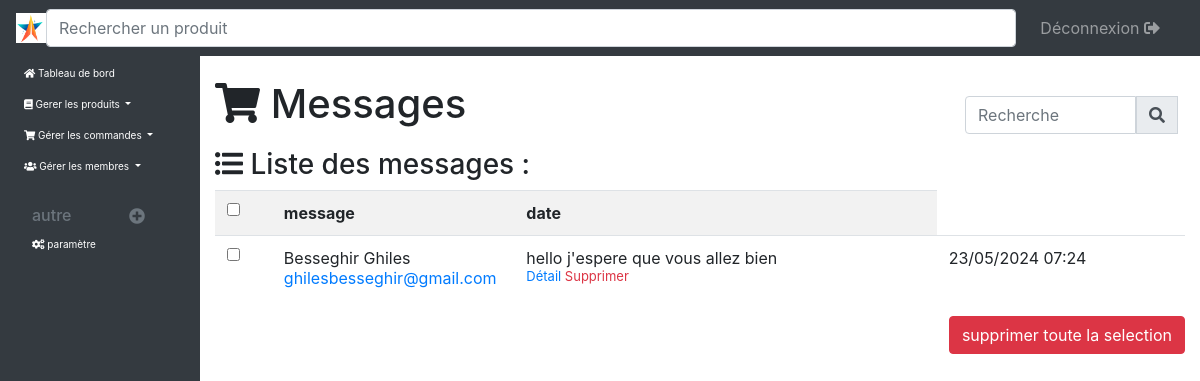
The app's page /Espace_admin/controleur/listeMessage_controleur.php (signed in) with its own data.
### tables this page shows
CREATE TABLE IF NOT EXISTS `message` (
  `id` int NOT NULL AUTO_INCREMENT,
  `id_u` int NOT NULL,
  `message` varchar(255) NOT NULL,
  `vue` int NOT NULL,
  `date` datetime NOT NULL,
  PRIMARY KEY (`id`)
);

CREATE TABLE IF NOT EXISTS `membres` (
  `id` int NOT NULL AUTO_INCREMENT,
  `nom` varchar(20) NOT NULL,
  `prenom` varchar(20) NOT NULL,
  `mail` varchar(255) NOT NULL,
  `pass` varchar(255) NOT NULL,
  `adress` varchar(255) NOT NULL,
  PRIMARY KEY (`id`)
);

### Espace_admin/controleur/listeMessage_controleur.php (called while the page is built, shortened)
<?php
    include('../../autre/bdd.php');
    include('../modele/message_modele.php');
    if(isset($_GET['rech'])){
        $terme= htmlspecialchars($_GET['rech']);
		$terme= trim($terme);
		$terme = strip_tags($terme);
		$messages=rech($terme);
    }else{
        if(isset($_GET['c'])){
            switch($_GET['c']){
                case 2 :
                    $messages = commFilter('livraison="non livré"');
                    break;
                case 3:
                    $messages = commFilter('livraison="livré"');
                    break;
            }
        }else{
            $messages = get_message();
        }
    }
    include('../vue/listeMessage_vue.php');
?>

### Espace_admin/modele/message_modele.php (called while the page is built, shortened)
<?php
    function get_message(){
		global $bdd;
		$rep = $bdd->query ('SELECT *,m.id as idM,DATE_FORMAT(date,"%d/%m/%Y %H:%i")as date FROM message m,membres mb WHERE m.id_u=mb.id  ORDER BY m.id DESC ');
		return $rep;
	}
?>

### Espace_admin/vue/listeMessage_vue.php (the view, shortened to what this page needs)
<html>
<head>
    <link rel="stylesheet" href="../../css/bootstrap/dist/css/bootstrap.min.css" />
    <link rel="stylesheet" href="../../css/bootstrap/icone/css/all.css">
    <link href="../../css/style_admin.css" rel="stylesheet" />
</head>
<body>
    <?php include("../autre/menu.php"); ?>
    <section class="container-fluid col-lg-10 offset-lg-2 col-md-9 offset-md-3" id='princi'>
        <div class="row">
            <h1 style="margin-bottom:20px;" class="col-sm-9"><i class="fas fa-shopping-cart"></i> Messages</h1>
            <form class="form-inline my-2 my-lg-0 col-sm-3" style="padding-top:10px;" method="get" action="listeMessage_controleur.php?">
                <div class="input-group mb-2 mr-sm-2">
                    <input type="search" class="form-control" placeholder="Recherche" id="recherche" name="rech">
                    <div class="input-group-prepend">
                        <button type="submit" class="input-group-text" id="logosearch"><i class="fas fa-search"></i></button>
                    </div>
                </div>
            </form>
        </div>
        <article>
            <div class="row">
                <h3 class=" col-sm-5"><i class="fas fa-list-ul"></i> Liste des messages :</h3>
            </div>
            <div class="table-responsive">
                <form method="post" action="listeMessage_controleur.php">
                    <table class="table table-striped table-condensed ">
                        <tr>
                            <th><input type="checkbox" id="all" onclick="rep();" /></th>
                            <th>message</th>
                            <th>date</th>
                        </tr>
                        <?php while($message=$messages->fetch()){?>
                        <tr>
                            <td><input type="checkbox" name="num[]" value="<?php echo $message['idM']; ?>" /></td>
                            <td style="width:25%;">
                                <?php echo $message['nom'].' '.$message['prenom']; ?><br />
                                <a href="mailto:<?php echo $message['mail']; ?>"><?php echo $message['mail']; ?></a>
                            </td>
                            <td><?php echo $message['message']; ?><br />
                                <span style="font-size:13px; ">
                                    <a href="afficherMessage_controleur?mess=<?php echo $message['idM']; ?>">Détail</a>
                                    <a href="#" data-toggle="modal" data-target="#alert_anul<?php echo $message['idM']; ?>" style="color:#dc3545;">Supprimer</a>
                                </span>
                            </td>
                            <td><?php echo $message['date']; ?></td>
                        </tr>
                        <?php } ?>
                    </table>
                    <input type="submit" value="supprimer toute la selection" name="suppSlec" class="btn btn-danger float-right" />
                </form>
            </div>
        </article>
    </section>
</body>
</html>

### css/style_admin.css (style rules this page uses)
#princi { margin-top: 80px; margin-bottom: 80px; }

### records on screen
message: membres.nom "Besseghir", membres.prenom "Ghiles", membres.mail "ghilesbesseghir@gmail.com", message "hello j'espere que vous allez bien", date "23/05/2024 07:24"
